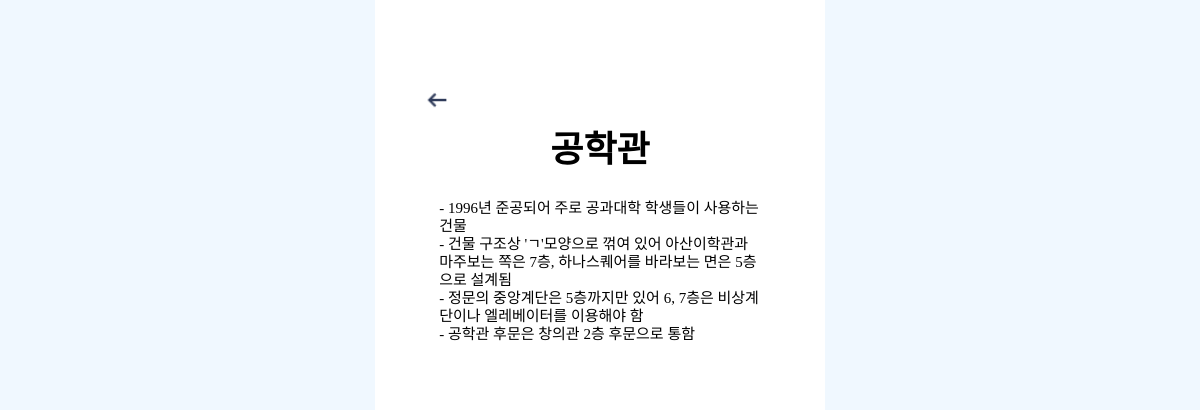
The app's page /facility/2 with its own data.
### KUMAPapp/models.py (models this page shows, shortened)
class Building(models.Model):
    building_name = models.CharField(max_length=50)
    history = models.TextField(null=True)
    building_lat =  models.FloatField(default=0.0)
    building_lon = models.FloatField(default=0.0)

### KUMAPapp/views.py (the view)
# urls.py: path('facility/<int:building_pk>', views.facility, name="facility"),
def facility(request, building_pk):
    building = Building.objects.get(pk = building_pk)
    facilities = Facility.objects.filter(building_id = building_pk)
    return render(request, 'facility.html', {'building': building, 'facilities': facilities})

### KUMAPapp/templates/facility.html (shortened to what this page needs)
<!DOCTYPE html>
{% load static %}
<html lang="en">
<head>
    <link rel="stylesheet" type="text/css" href="{% static './css/base.css' %}" />
    <link rel="stylesheet" type="text/css" href="{% static './css/facility.css' %}" />
</head>
<body>
    <div class="middle">
        <div class="wrapper">
            <div class="titleBox">
                <div class="header" class="oneLine" >
                    <a href="{% url 'index' %}" style="display:inline;"><img src="{% static './image/arrow_left.png' %}" class="backButton"></a>
                    <h2 style="display:inline;"> {{ building.building_name }} </h2>
                </div>
                  <br>
             </div>
             <div class="contentBox">
                <div class="history">
                    <p> {{ building.history }} </p>
                </div>
             </div>
        </div>
    </div>
</body>
</html>

### KUMAPapp/static/css/base.css (style rules this page uses)
body { background-color: aliceblue; margin: 0; }
.middle { width: 100%; min-height: 100vh; max-width: 450px; margin: 0 auto; box-sizing: border-box; }

### KUMAPapp/static/css/facility.css (style rules this page uses)
.wrapper { background-color: white; min-height: 100vh; padding: 24px; }
.titleBox { margin: 20px 0; margin-bottom: 0px; align-items: center; text-align: center; font-weight:bolder; font-size: 150%; }
.header { background: #ffffff; overflow: hidden; padding: 20px; padding-bottom: 0px; text-align: center; }
.header h2 { text-transform: uppercase; color: black; margin: 0; margin-bottom: 5px; display: inline-block; }
.backButton { width: 28px; height: 28px; padding-right: 90%; padding-top: 6% }
.history { background: white; padding: 10%; padding-top: 0%; font-style: normal; font-weight: 400; font-size: 15px; line-height: 18px; color: #000000; }
.history p { margin: 0px; white-space: pre-line; }

### records on screen
Building: building_name "공학관", history "- 1996년 준공되어 주로 공과대학 학생들이 사용하는 건물 - 건물 구조상 'ㄱ'모양으로 꺾여 있어 아산이학관과 마주보는 쪽은 7층, 하나스퀘어를 바라보는 면은 5층으로 설계됨 - 정문의 중앙계단은 5층까지만 있어 6, 7층은 비상계단이나 엘레베이터를 이용해야 함 - 공학관 후문은 창의관 2층 후문으로 통함"
